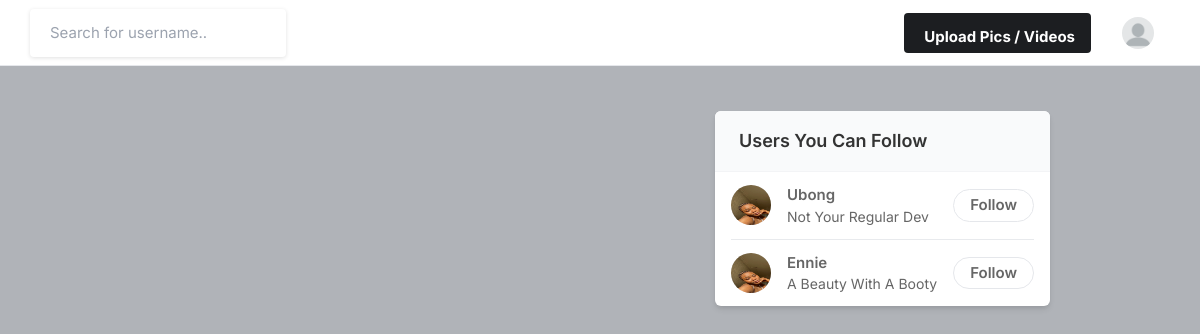
The page / (signed in) on the database its author committed.
### core/models.py (models this page shows, shortened)
class Profile(models.Model):
    user = models.ForeignKey(User, on_delete=models.CASCADE)
    id_user = models.IntegerField()
    bio = models.TextField(blank=True)
    profileimg = models.ImageField(upload_to='profile_images', default='blank-profile-picture.png')
    location = models.CharField(max_length=100, blank=True)

### core/views.py (the view)
# urls.py: path('', views.index, name='index'),
@login_required(login_url='signin')
def index(request):
    user_object = User.objects.get(username=request.user.username)
    user_profile = Profile.objects.get(user=user_object)
    user_following_list = []
    feed = []
    user_following =  FollowersCount.objects.filter(follower=request.user.username)
    for users in user_following:
        user_following_list.append(users.user)
    for usernames in user_following_list:
        feed_lists = Post.objects.filter(user=usernames)
        feed.append(feed_lists)
    feed_list = list(chain(*feed))
    all_users = User.objects.all()
    user_following_all = []
    for user in user_following:
        user_list = User.objects.get(username = user.user)
        user_following_all.append(user_list)
    new_suggestions_list = [x for x in list(all_users) if (x not in list(user_following_all))]
    current_user = User.objects.filter(username=request.user.username)
    final_suggestions_list = [x for x in list(new_suggestions_list) if ( x not in list(current_user))]
    random.shuffle(final_suggestions_list)
    username_profile = []
    username_profile_list = []
    for users in final_suggestions_list:
        username_profile.append(users.id)
    for ids in username_profile:
        profile_lists = Profile.objects.filter(id_user=ids)
        username_profile_list.append(profile_lists)
    suggestions_username_profile_list = list(chain(*username_profile_list))
    return render(request, 'index.html',{'user_profile': user_profile,
    'posts': feed_list,
    'suggestions_username_profile_list': suggestions_username_profile_list[:4]} )

### templates/index.html (shortened to what this page needs)
{% load static %}
<!DOCTYPE html>
<html lang="en">
<head>
    <link rel="stylesheet" href="{% static 'assets/css/icons.css' %}">
    <link rel="stylesheet" href="{% static 'assets/css/uikit.css' %}">
    <link rel="stylesheet" href="{% static 'assets/css/style.css' %}">
    <link rel="stylesheet" href="{% static 'assets/css/tailwind.css' %}">
</head>
<body>
            <header>
                <div class="header_inner">
                    <form action="/search" method="POST">
                    <div class="left-side">
                            <input type="text" placeholder="Search for username.."name="username">
                    </div>
                </form>
                    <div class="right-side lg:pr-4">
                        <a href="#"
                            class="bg-pink-500 flex font-bold hidden hover:bg-pink-600 hover:text-white inline-block items-center lg:block max-h-10 mr-4 px-4 py-2 rounded shado text-white">
                              Upload Pics / Videos
                        </a>
                        <a href="#">
                            <img src="{{ user_profile.profileimg.url }}" class="header-avatar" alt="">
                        </a>
                    </div>
                </div>
            </header>
            <div class="container m-auto">
                <div class="lg:flex justify-center lg:space-x-10 lg:space-y-0 space-y-5">
                    <div class="space-y-5 flex-shrink-0 lg:w-7/12">
                    </div>
                    <div class="lg:w-5/12">
                        <div class="bg-white  shadow-md rounded-md overflow-hidden">
                            <div class="bg-gray-50  border-b border-gray-100 flex items-baseline justify-between py-4 px-6 ">
                                <h2 class="font-semibold text-lg">Users You Can Follow</h2>
                            </div>
                            <div class="divide-gray-300 divide-gray-50 divide-opacity-50 divide-y px-4 ">
                                {% for suggestion in suggestions_username_profile_list %}
                                <div class="flex items-center justify-between py-3">
                                    <div class="flex flex-1 items-center space-x-4">
                                        <a href="profile.html">
                                            <img src="{{ suggestion.profileimg.url}}" class="bg-gray-200 rounded-full w-10 h-10">
                                        </a>
                                        <div class="flex flex-col">
                                            <span class="block capitalize font-semibold"> {{suggestion.user}} </span>
                                            <span class="block capitalize text-sm"> {{suggestion.bio}} </span>
                                        </div>
                                    </div>
                                    <a href="{% url 'profile' suggestion.user %}" class="border border-gray-200 font-semibold px-4 py-1 rounded-full hover:bg-pink-600 hover:text-white hover:border-pink-600 "> Follow </a>
                                </div>
                                {% endfor %}
                                                            </div>
                        </div>
                    </div>
                </div>
            </div>
</body>
</html>

### static/assets/css/style.css (style rules this page uses)
body { background-color: #B0B3B8!important; }
input { height: 48px; line-height: 48px; padding: 0 20px; outline: none; font-size: 15px; color: #808080; max-width: 100%; width: 100%; -webkit-box-sizing: border-box; box-sizing: border-box; display: block; font-weight: 400; opacity: 1; border-radius: 4px; border: none; -webkit-box-shadow: 0 1px 4px 0px rgba(0, 0, 0, 0.12); box-shadow: 0 1px 4px 0px rgba(0, 0, 0, 0.12); }
input[type="text"], input[type="password"], input[type="email"], input[type="number"] { height: 48px; line-height: 48px; padding: 0 20px; outline: none; font-size: 15px; color: #808080; max-width: 100%; width: 100%; -webkit-box-sizing: border-box; box-sizing: border-box; display: block; font-weight: 400; opacity: 1; border-radius: 4px; border: none; -webkit-box-shadow: 0 1px 4px 0px rgba(0, 0, 0, 0.12); box-shadow: 0 1px 4px 0px rgba(0, 0, 0, 0.12); }
input { -webkit-transition: all 0.1s ease-in-out; transition: all 0.1s ease-in-out; }
::placeholder { color: #808080; opacity: 1; }
a { color: #be185d; -webkit-transition: 0.3s; transition: 0.3s; outline: none !important; }
img { max-width: 100%; }
body { color: #666; font-size: 15px; line-height: 27px; background-color: #f0f2f5; font-family: "Inter", sans-serif; text-transform: none; }
h1, h2, h3, h4, h5, h6 { font-family: "Inter", sans-serif; text-transform: none; }
input[type="text"], input[type="password"], input[type="email"] { font-family: "Inter", sans-serif; text-transform: none; }
h1, h2, h3, h4, h5, h6 { color: #333; font-weight: 500; margin: 0; padding: 0; }
h2 { font-size: 26px; }
@media (min-width: 1024px) { .container { max-width: 900px !important; padding-top: 45px; } }
header { background-color: #fff; left: 0; right: 0; top: 0; z-index: 99; height: 66px; display: -webkit-box; display: -ms-flexbox; display: flex; -webkit-box-align: center; -ms-flex-align: center; align-items: center; border-bottom: 1px solid #e5e7eb; }
header .header_inner { display: -webkit-box; display: -ms-flexbox; display: flex; -webkit-box-align: center; -ms-flex-align: center; align-items: center; max-width: 1090px; margin: auto; width: 100%; max-width: 100% !important; padding: 0 30px; }
header .header_inner .left-side { display: -webkit-box; display: -ms-flexbox; display: flex; -webkit-box-align: center; -ms-flex-align: center; align-items: center; }
header .header_inner .right-side { display: -webkit-box; display: -ms-flexbox; display: flex; -webkit-box-align: center; -ms-flex-align: center; align-items: center; -webkit-box-pack: end; -ms-flex-pack: end; justify-content: flex-end; margin-left: auto; }
header .header_inner .right-side .header-avatar { width: 32px; height: 32px; border-radius: 100%; margin-left: 15px; }

### rows shown on the page
Profile: profileimg (placeholder picture)
Profile: profileimg (picture), user "Ubong", bio "Not Your Regular Dev"
Profile: profileimg (picture), user "Ennie", bio "A Beauty With A Booty"
